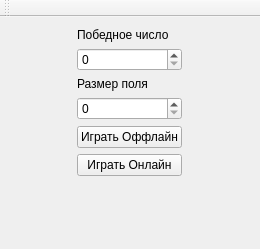
<?xml version="1.0" encoding="UTF-8"?>
<ui version="4.0">
 <class>MainWindow</class>
 <widget class="QMainWindow" name="MainWindow">
  <property name="enabled">
   <bool>true</bool>
  </property>
  <property name="geometry">
   <rect>
    <x>0</x>
    <y>0</y>
    <width>260</width>
    <height>249</height>
   </rect>
  </property>
  <property name="windowTitle">
   <string>MainWindow</string>
  </property>
  <widget class="QWidget" name="centralWidget">
   <layout class="QHBoxLayout" name="horizontalLayout">
    <item>
     <layout class="QGridLayout" name="gridLayout">
      <property name="sizeConstraint">
       <enum>QLayout::SetMaximumSize</enum>
      </property>
      <item row="0" column="1">
       <layout class="QVBoxLayout" name="rulesLayout">
        <item>
         <widget class="QLabel" name="numberToWinLabel">
          <property name="text">
           <string>Победное число</string>
          </property>
         </widget>
        </item>
        <item>
         <widget class="QSpinBox" name="numberToWin">
          <property name="sizePolicy">
           <sizepolicy hsizetype="Minimum" vsizetype="Maximum">
            <horstretch>0</horstretch>
            <verstretch>0</verstretch>
           </sizepolicy>
          </property>
         </widget>
        </item>
        <item>
         <widget class="QLabel" name="sizeOfFieldLabel">
          <property name="sizePolicy">
           <sizepolicy hsizetype="Maximum" vsizetype="Maximum">
            <horstretch>0</horstretch>
            <verstretch>0</verstretch>
           </sizepolicy>
          </property>
          <property name="text">
           <string>Размер поля</string>
          </property>
         </widget>
        </item>
        <item>
         <widget class="QSpinBox" name="sizeOfField">
          <property name="sizePolicy">
           <sizepolicy hsizetype="Minimum" vsizetype="Maximum">
            <horstretch>0</horstretch>
            <verstretch>0</verstretch>
           </sizepolicy>
          </property>
         </widget>
        </item>
       </layout>
      </item>
      <item row="0" column="0" rowspan="4">
       <layout class="QGridLayout" name="buttonsLayout"/>
      </item>
      <item row="1" column="1">
       <widget class="QPushButton" name="pushButton">
        <property name="sizePolicy">
         <sizepolicy hsizetype="Maximum" vsizetype="Maximum">
          <horstretch>0</horstretch>
          <verstretch>0</verstretch>
         </sizepolicy>
        </property>
        <property name="text">
         <string>Играть Оффлайн</string>
        </property>
        <property name="autoDefault">
         <bool>false</bool>
        </property>
       </widget>
      </item>
      <item row="2" column="1">
       <widget class="QPushButton" name="onlineGameButton">
        <property name="text">
         <string>Играть Онлайн</string>
        </property>
       </widget>
      </item>
     </layout>
    </item>
   </layout>
  </widget>
  <widget class="QMenuBar" name="menuBar">
   <property name="geometry">
    <rect>
     <x>0</x>
     <y>0</y>
     <width>260</width>
     <height>21</height>
    </rect>
   </property>
  </widget>
  <widget class="QToolBar" name="mainToolBar">
   <attribute name="toolBarArea">
    <enum>TopToolBarArea</enum>
   </attribute>
   <attribute name="toolBarBreak">
    <bool>false</bool>
   </attribute>
  </widget>
 </widget>
 <layoutdefault spacing="6" margin="11"/>
 <resources/>
 <connections/>
</ui>
